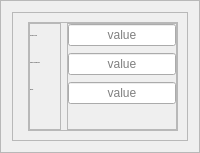
                           <widget class="QFrame" name="frame_102">
                            <property name="frameShape">
                             <enum>QFrame::Shape::StyledPanel</enum>
                            </property>
                            <property name="frameShadow">
                             <enum>QFrame::Shadow::Raised</enum>
                            </property>
                            <layout class="QVBoxLayout" name="verticalLayout_69">
                             <property name="spacing">
                              <number>0</number>
                             </property>
                             <item>
                              <widget class="QFrame" name="frame_103">
                               <property name="frameShape">
                                <enum>QFrame::Shape::StyledPanel</enum>
                               </property>
                               <property name="frameShadow">
                                <enum>QFrame::Shadow::Raised</enum>
                               </property>
                               <layout class="QHBoxLayout" name="horizontalLayout_39">
                                <property name="spacing">
                                 <number>20</number>
                                </property>
                                <property name="leftMargin">
                                 <number>15</number>
                                </property>
                                <item>
                                 <widget class="QFrame" name="frame_104">
                                  <property name="frameShape">
                                   <enum>QFrame::Shape::StyledPanel</enum>
                                  </property>
                                  <property name="frameShadow">
                                   <enum>QFrame::Shadow::Raised</enum>
                                  </property>
                                  <layout class="QHBoxLayout" name="horizontalLayout_40">
                                   <property name="spacing">
                                    <number>6</number>
                                   </property>
                                   <property name="leftMargin">
                                    <number>0</number>
                                   </property>
                                   <property name="topMargin">
                                    <number>0</number>
                                   </property>
                                   <property name="rightMargin">
                                    <number>0</number>
                                   </property>
                                   <property name="bottomMargin">
                                    <number>0</number>
                                   </property>
                                   <item>
                                    <widget class="QFrame" name="frame_105">
                                     <property name="sizePolicy">
                                      <sizepolicy hsizetype="MinimumExpanding" vsizetype="Preferred">
                                       <horstretch>0</horstretch>
                                       <verstretch>0</verstretch>
                                      </sizepolicy>
                                     </property>
                                     <property name="maximumSize">
                                      <size>
                                       <width>140</width>
                                       <height>16777215</height>
                                      </size>
                                     </property>
                                     <property name="frameShape">
                                      <enum>QFrame::Shape::StyledPanel</enum>
                                     </property>
                                     <property name="frameShadow">
                                      <enum>QFrame::Shadow::Raised</enum>
                                     </property>
                                     <layout class="QVBoxLayout" name="verticalLayout_70">
                                      <property name="spacing">
                                       <number>7</number>
                                      </property>
                                      <property name="leftMargin">
                                       <number>0</number>
                                      </property>
                                      <property name="topMargin">
                                       <number>0</number>
                                      </property>
                                      <property name="rightMargin">
                                       <number>0</number>
                                      </property>
                                      <property name="bottomMargin">
                                       <number>0</number>
                                      </property>
                                      <item>
                                       <widget class="QLabel" name="label_161">
                                        <property name="minimumSize">
                                         <size>
                                          <width>0</width>
                                          <height>18</height>
                                         </size>
                                        </property>
                                        <property name="maximumSize">
                                         <size>
                                          <width>16777215</width>
                                          <height>18</height>
                                         </size>
                                        </property>
                                        <property name="font">
                                         <font>
                                          <family>Yu Gothic UI Semilight</family>
                                          <pointsize>-1</pointsize>
                                         </font>
                                        </property>
                                        <property name="styleSheet">
                                         <string notr="true"/>
                                        </property>
                                        <property name="text">
                                         <string>Clerance Angle:</string>
                                        </property>
                                       </widget>
                                      </item>
                                      <item>
                                       <widget class="QLabel" name="label_162">
                                        <property name="minimumSize">
                                         <size>
                                          <width>0</width>
                                          <height>18</height>
                                         </size>
                                        </property>
                                        <property name="maximumSize">
                                         <size>
                                          <width>16777215</width>
                                          <height>18</height>
                                         </size>
                                        </property>
                                        <property name="font">
                                         <font>
                                          <family>Yu Gothic UI Semilight</family>
                                          <pointsize>-1</pointsize>
                                         </font>
                                        </property>
                                        <property name="styleSheet">
                                         <string notr="true"/>
                                        </property>
                                        <property name="text">
                                         <string>Clearance Dimension:</string>
                                        </property>
                                       </widget>
                                      </item>
                                      <item>
                                       <widget class="QLabel" name="label_163">
                                        <property name="minimumSize">
                                         <size>
                                          <width>0</width>
                                          <height>18</height>
                                         </size>
                                        </property>
                                        <property name="maximumSize">
                                         <size>
                                          <width>16777215</width>
                                          <height>18</height>
                                         </size>
                                        </property>
                                        <property name="font">
                                         <font>
                                          <family>Yu Gothic UI Semilight</family>
                                          <pointsize>-1</pointsize>
                                         </font>
                                        </property>
                                        <property name="styleSheet">
                                         <string notr="true"/>
                                        </property>
                                        <property name="text">
                                         <string>Radius:</string>
                                        </property>
                                       </widget>
                                      </item>
                                      <item>
                                       <widget class="QLabel" name="label_164">
                                        <property name="minimumSize">
                                         <size>
                                          <width>0</width>
                                          <height>18</height>
                                         </size>
                                        </property>
                                        <property name="maximumSize">
                                         <size>
                                          <width>16777215</width>
                                          <height>18</height>
                                         </size>
                                        </property>
                                        <property name="font">
                                         <font>
                                          <family>Yu Gothic UI Semilight</family>
                                          <pointsize>-1</pointsize>
                                         </font>
                                        </property>
                                        <property name="styleSheet">
                                         <string notr="true"/>
                                        </property>
                                        <property name="text">
                                         <string/>
                                        </property>
                                       </widget>
                                      </item>
                                     </layout>
                                    </widget>
                                   </item>
                                   <item>
                                    <widget class="QFrame" name="frame_106">
                                     <property name="sizePolicy">
                                      <sizepolicy hsizetype="MinimumExpanding" vsizetype="Preferred">
                                       <horstretch>0</horstretch>
                                       <verstretch>0</verstretch>
                                      </sizepolicy>
                                     </property>
                                     <property name="frameShape">
                                      <enum>QFrame::Shape::StyledPanel</enum>
                                     </property>
                                     <property name="frameShadow">
                                      <enum>QFrame::Shadow::Raised</enum>
                                     </property>
                                     <layout class="QVBoxLayout" name="verticalLayout_71">
                                      <property name="spacing">
                                       <number>7</number>
                                      </property>
                                      <property name="leftMargin">
                                       <number>0</number>
                                      </property>
                                      <property name="topMargin">
                                       <number>0</number>
                                      </property>
                                      <property name="rightMargin">
                                       <number>0</number>
                                      </property>
                                      <property name="bottomMargin">
                                       <number>0</number>
                                      </property>
                                      <item>
                                       <widget class="QLineEdit" name="toolClearanceAngle">
                                        <property name="minimumSize">
                                         <size>
                                          <width>0</width>
                                          <height>18</height>
                                         </size>
                                        </property>
                                        <property name="maximumSize">
                                         <size>
                                          <width>189</width>
                                          <height>16777215</height>
                                         </size>
                                        </property>
                                        <property name="text">
                                         <string/>
                                        </property>
                                        <property name="alignment">
                                         <set>Qt::AlignmentFlag::AlignCenter</set>
                                        </property>
                                        <property name="placeholderText">
                                         <string>value</string>
                                        </property>
                                       </widget>
                                      </item>
                                      <item>
                                       <widget class="QLineEdit" name="toolClearanceDimension">
                                        <property name="minimumSize">
                                         <size>
                                          <width>0</width>
                                          <height>18</height>
                                         </size>
                                        </property>
                                        <property name="maximumSize">
                                         <size>
                                          <width>189</width>
                                          <height>16777215</height>
                                         </size>
                                        </property>
                                        <property name="text">
                                         <string/>
                                        </property>
                                        <property name="alignment">
                                         <set>Qt::AlignmentFlag::AlignCenter</set>
                                        </property>
                                        <property name="placeholderText">
                                         <string>value</string>
                                        </property>
                                       </widget>
                                      </item>
                                      <item>
                                       <widget class="QLineEdit" name="toolRadius">
                                        <property name="minimumSize">
                                         <size>
                                          <width>0</width>
                                          <height>18</height>
                                         </size>
                                        </property>
                                        <property name="maximumSize">
                                         <size>
                                          <width>189</width>
                                          <height>16777215</height>
                                         </size>
                                        </property>
                                        <property name="text">
                                         <string/>
                                        </property>
                                        <property name="alignment">
                                         <set>Qt::AlignmentFlag::AlignCenter</set>
                                        </property>
                                        <property name="placeholderText">
                                         <string>value</string>
                                        </property>
                                       </widget>
                                      </item>
                                      <item>
                                       <widget class="QLabel" name="label_165">
                                        <property name="minimumSize">
                                         <size>
                                          <width>0</width>
                                          <height>18</height>
                                         </size>
                                        </property>
                                        <property name="maximumSize">
                                         <size>
                                          <width>16777215</width>
                                          <height>18</height>
                                         </size>
                                        </property>
                                        <property name="font">
                                         <font>
                                          <family>Yu Gothic UI Semilight</family>
                                          <pointsize>-1</pointsize>
                                         </font>
                                        </property>
                                        <property name="styleSheet">
                                         <string notr="true"/>
                                        </property>
                                        <property name="text">
                                         <string/>
                                        </property>
                                       </widget>
                                      </item>
                                     </layout>
                                    </widget>
                                   </item>
                                  </layout>
                                 </widget>
                                </item>
                               </layout>
                              </widget>
                             </item>
                            </layout>
                           </widget>
